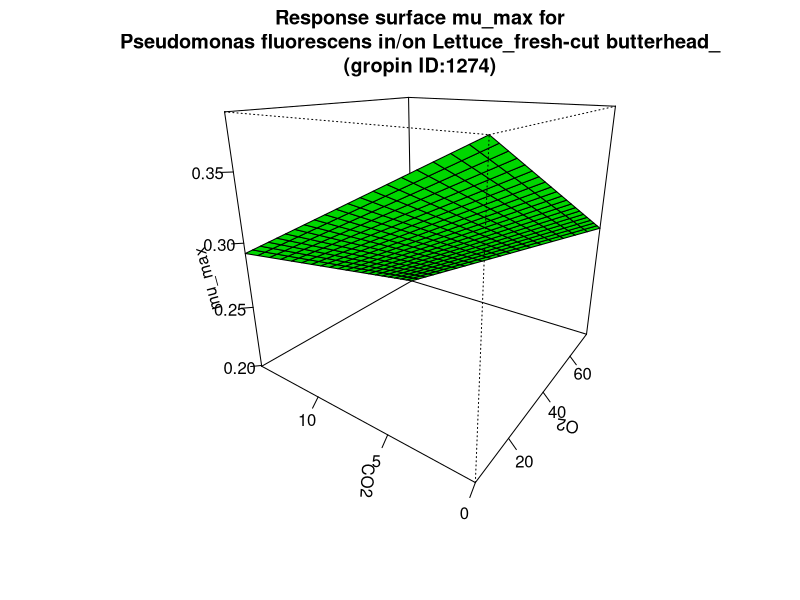

Reproduce this figure in R.
#############################
# start of Parameter script
#############################
O2 <- seq(5.005,74.9250749250749,length.out=21)
CO2 <- seq(0,14.985014985015,length.out=21)
#############################
# end of Parameter script
#############################
############################# 
# start of Model script Gropin ID 1274 
#############################
 
# constant coefficients for this model
 
variables <- data.frame(O2,CO2)
argumentsPar <- expand.grid(variables)
 
# heart of the model
response_surface <- function(O2,CO2) {
   mumax <-0.395-0.00133*O2-0.00641*CO2

return(mumax=mumax)
} 

# output parameters
mumax <- cbind(argumentsPar,response_surface(argumentsPar['O2'],argumentsPar['CO2']))
colnames(mumax) <- c(colnames(argumentsPar),'mumax')
#############################
# End of Model script
#############################
############################# 
# start of Visualisation script Gropin ID 1274 
#############################
persp(O2,CO2,matrix(unlist(mumax$mumax),nrow=21),col = 'green',xlab='O2',ylab='CO2',zlab='mu_max',main='Response surface mu_max for
Pseudomonas fluorescens in/on Lettuce_fresh-cut butterhead_
(gropin ID:1274)',theta=305,phi=20,shade=0.25,ticktype = 'detailed')
#############################
# End of Visualisation script
#############################
